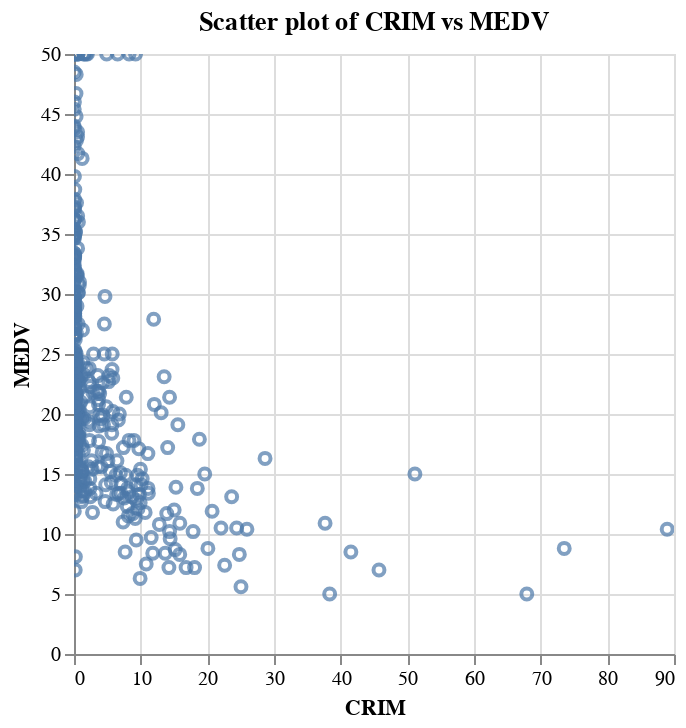

Source (notebook cell):
### Code cell
import altair as alt

chart = alt.Chart(data).mark_point().encode(
    x='CRIM',
    y='MEDV',
    tooltip=['CRIM', 'MEDV']
).properties(
    title='Scatter plot of CRIM vs MEDV'
).interactive()

chart

### Figure 1 — Vega-Lite specification as saved in the notebook (floating-point values rounded to 4 significant figures; data arrays with more than 128 entries replaced by an {"elided": "..."} marker saying what was removed)
{"config": {"view": {"continuousWidth": 300, "continuousHeight": 300}}, "data": {"name": "data-8f4561eb2304ab64f13d71556bbdfa4e"}, "mark": {"type": "point"}, "encoding": {"tooltip": [{"field": "CRIM", "type": "quantitative"}, {"field": "MEDV", "type": "quantitative"}], "x": {"field": "CRIM", "type": "quantitative"}, "y": {"field": "MEDV", "type": "quantitative"}}, "params": [{"name": "param_1", "select": {"type": "interval", "encodings": ["x", "y"]}, "bind": "scales"}], "title": "Scatter plot of CRIM vs MEDV", "$schema": "https://vega.github.io/schema/vega-lite/v5.20.1.json", "datasets": {"data-8f4561eb2304ab64f13d71556bbdfa4e": {"elided": "506 records"}}}
